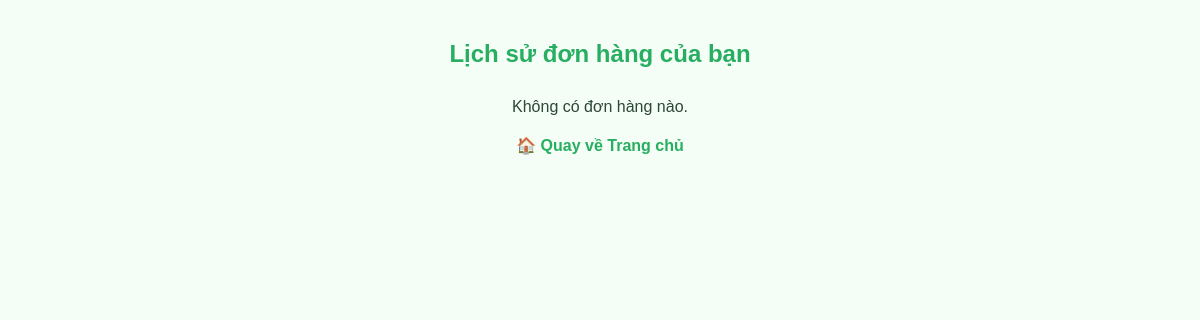
/cartpage/order_history.php (signed in), run on an earlier commit of the app's database.
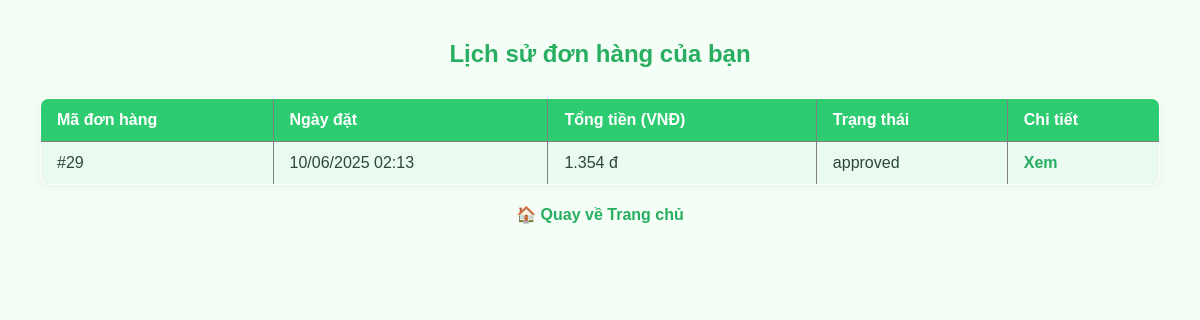
And on a later commit of the database.
### tables this page shows
CREATE TABLE `orders` (
  `order_id` int(11) NOT NULL,
  `cart_id` int(11) NOT NULL,
  `user_id` int(11) NOT NULL,
  `order_date` datetime NOT NULL DEFAULT current_timestamp(),
  `total_price` decimal(10,2) NOT NULL,
  `status` enum('pending','approved','rejected') NOT NULL DEFAULT 'pending'
);

### cartpage/order_history.php (the view, shortened to what this page needs)
<?php
$conn = new mysqli("localhost", "root", "", "fashionmarket");
$user_id = $_SESSION['user_id'] ?? null;
$sql = "SELECT * FROM orders WHERE user_id = ? ORDER BY order_date DESC";
$stmt = $conn->prepare($sql);
$stmt->bind_param("i", $user_id);
$stmt->execute();
$result = $stmt->get_result();
?>
<!DOCTYPE html>
<html lang="vi">
<head>
    <link rel="stylesheet" href="style3.css">
</head>
<body>
    <h2>Lịch sử đơn hàng của bạn</h2>
    <?php if ($result->num_rows > 0): ?>
        <table border="1" cellpadding="8" cellspacing="0">
            <tr>
                <th>Mã đơn hàng</th>
                <th>Ngày đặt</th>
                <th>Tổng tiền (VNĐ)</th>
                <th>Trạng thái</th>
                <th>Chi tiết</th>
            </tr>
            <?php while ($order = $result->fetch_assoc()): ?>
                <tr>
                    <td>#<?= $order['order_id'] ?></td>
                    <td><?= date('d/m/Y H:i', strtotime($order['order_date'])) ?></td>
                    <td><?= number_format($order['total_price'], 0, ',', '.') ?> đ</td>
                    <td><?= htmlspecialchars($order['status']) ?></td>
                    <td><a href="buyerorder_detail.php?id=<?= $order['order_id'] ?>">Xem</a></td>
                </tr>
            <?php endwhile; ?>
        </table>
    <?php else: ?>
        <p>Không có đơn hàng nào.</p>
    <?php endif; ?>
    <p><a href="../homePage/HomePage.php">🏠 Quay về Trang chủ</a></p>
</body>
</html>

What changed in the data, as far as the page shows it:
added orders: order_id "29", order_date "10/06/2025 02:13", total_price "1.354", status "approved"
Also different on the page:
text no longer shown: "Không có đơn hàng nào."
text now shown: "Mã đơn hàng Ngày đặt Tổng tiền (VNĐ) Trạng thái Chi tiết"
